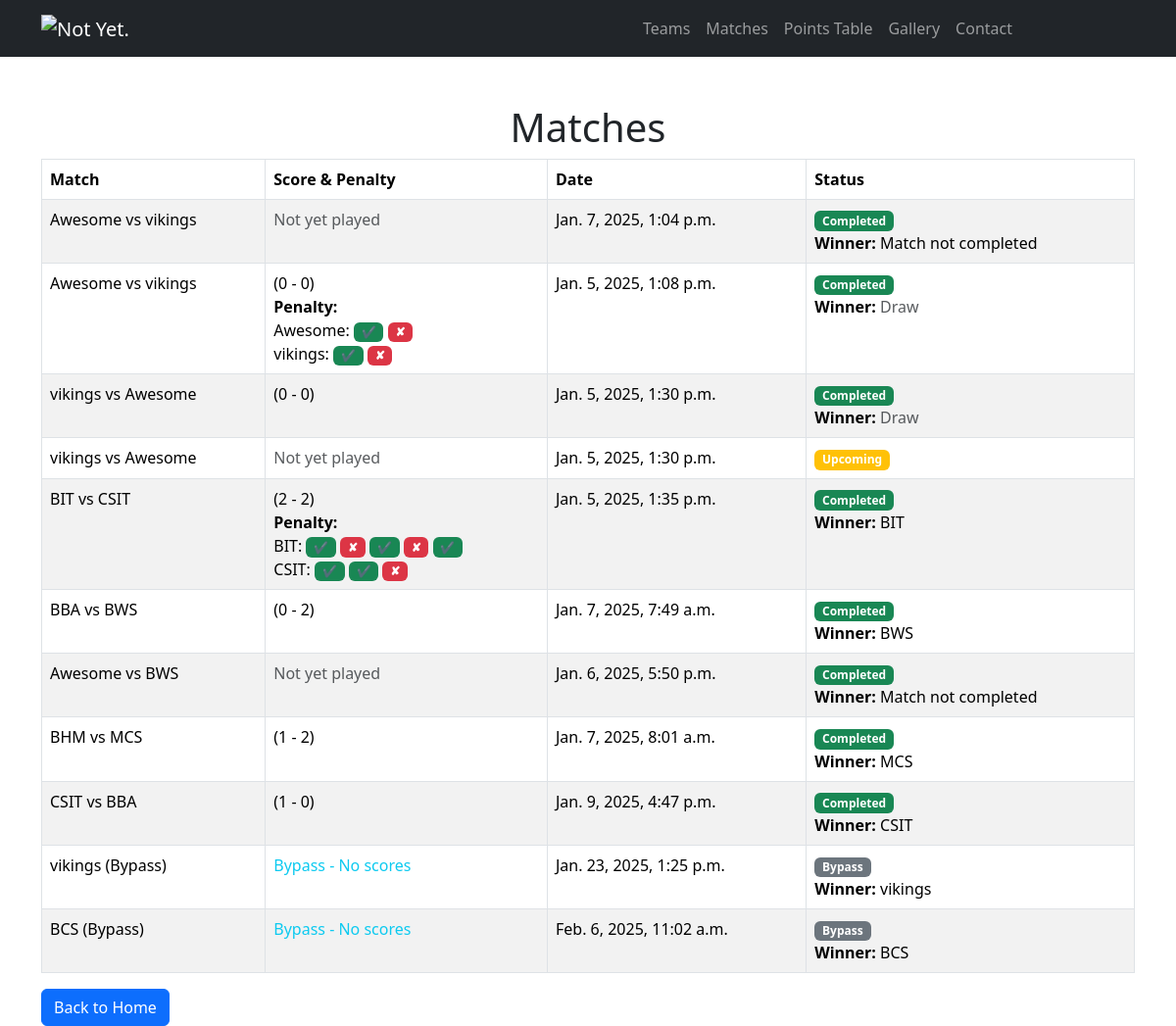
The page /matches/ on the database its author committed.
### tournaments/models.py (models this page shows, shortened)
class Match(models.Model):
    STATUS_CHOICES = [
        ('Upcoming', 'Upcoming'),
        ('Ongoing', 'Ongoing'),
        ('Completed', 'Completed'),
    ]
    ROUND_CHOICES = [
        ('Group Stage', 'Group Stage'),
        ('Quarterfinals', 'Quarterfinals'),
        ('Semifinals', 'Semifinals'),
        ('Final', 'Final'),
    ]
    team1 = models.ForeignKey(Team, on_delete=models.CASCADE, related_name='home_matches')
    team2 = models.ForeignKey(Team, on_delete=models.CASCADE, related_name='away_matches', null=True, blank=True)
    date = models.DateTimeField()
    score_team1 = models.IntegerField(default=0)
    score_team2 = models.IntegerField(default=0)
    is_completed = models.BooleanField(default=False)
    is_penalty = models.BooleanField(default=False)
    penalty_team1 = models.CharField(max_length=100, blank=True, null=True)
    penalty_team2 = models.CharField(max_length=100, blank=True, null=True)
    is_bypass = models.BooleanField(default=False)
    bypass_winner = models.ForeignKey(Team, on_delete=models.CASCADE, null=True, blank=True, related_name='bypass_winner')
    round = models.CharField(max_length=20, choices=ROUND_CHOICES, default='Group Stage')
    status = models.CharField(max_length=10, choices=STATUS_CHOICES, default='Upcoming')
    def get_winner(self):
        if self.is_bypass:
            return self.bypass_winner.name if self.bypass_winner else "Bypass Winner Not Set"
        if not self.is_completed:
            return "Match not completed"
        def parse_penalty_scores(penalty_data):
            if not penalty_data:
                return []
            try:
                return [int(score.strip()) for score in penalty_data.strip("[]").split(',')]
            except ValueError:
                raise ValidationError(f"Invalid penalty data: {penalty_data}")
        penalty_team1_scores = parse_penalty_scores(self.penalty_team1)
        penalty_team2_scores = parse_penalty_scores(self.penalty_team2)
        team1_penalty_goals = sum(penalty_team1_scores)
        team2_penalty_goals = sum(penalty_team2_scores)
        total_team1_score = self.score_team1 + team1_penalty_goals
        total_team2_score = self.score_team2 + team2_penalty_goals
        if total_team1_score > total_team2_score:
            return self.team1.name
        elif total_team1_score < total_team2_score:
            return self.team2.name
        else:
            return "Draw"

class Team(models.Model):
    name = models.CharField(max_length=100)
    captain_name = models.CharField(max_length=100)
    captain_phone_number = models.CharField(max_length=15)
    points = models.IntegerField(default=0)
    team_slug = AutoSlugField(populate_from= 'name', unique= True, null= True, default=None)
    def __str__(self):
        return self.name

### tournaments/views.py (the view)
# urls.py: path('matches/', views.matches),
def matches(request):
    matches = Match.objects.all()
    for match in matches:
        if match.is_bypass:
            match.winner = match.get_winner()
        else:
            match.penalty_team1_list = (
                [penalty.strip() for penalty in match.penalty_team1.strip("[]").split(',')]
                if match.penalty_team1
                else []
            )
            match.penalty_team2_list = (
                [penalty.strip() for penalty in match.penalty_team2.strip("[]").split(',')]
                if match.penalty_team2
                else []
            )
            match.winner = match.get_winner()
    return render(request, 'matches.html', {'matches': matches})

### tournaments/templates/matches.html
{% extends 'base.html' %}
{% block content %}
<div class="container mt-5">
    <h1 class="text-center">Matches</h1>
    <table class="table table-striped table-bordered">
        <thead class="thead-dark">
            <tr>
                <th>Match</th>
                <th>Score & Penalty</th>
                <th>Date</th>
                <th>Status</th>
            </tr>
        </thead>
        <tbody>
            {% for match in matches %}
            <tr>
                <td>
                    {% if match.is_bypass %}
                        {{ match.bypass_winner.name }} (Bypass)
                    {% else %}
                        {{ match.team1 }} vs {{ match.team2 }}
                    {% endif %}
                </td>
                <td>
                    {% if match.is_bypass %}
                        <span class="text-info">Bypass - No scores</span>
                    {% elif match.is_completed %}
                        ({{ match.score_team1 }} - {{ match.score_team2 }})
                        {% if match.is_penalty %}
                        <div>
                            <strong>Penalty:</strong>
                            <br>
                            <span>{{ match.team1 }}:</span>
                            {% for penalty in match.penalty_team1_list %}
                                {% if penalty == '1' %}
                                <span class="badge bg-success">✔</span>
                                {% else %}
                                <span class="badge bg-danger">✘</span>
                                {% endif %}
                            {% endfor %}
                            <br>
                            <span>{{ match.team2 }}:</span>
                            {% for penalty in match.penalty_team2_list %}
                                {% if penalty == '1' %}
                                <span class="badge bg-success">✔</span>
                                {% else %}
                                <span class="badge bg-danger">✘</span>
                                {% endif %}
                            {% endfor %}
                        </div>
                        {% endif %}
                    {% else %}
                        <span class="text-muted">Not yet played</span>
                    {% endif %}
                </td>
                <td>{{ match.date }}</td>
                <td>
                    {% if match.is_bypass %}
                        <span class="badge bg-secondary">Bypass</span>
                        <br>
                        <strong>Winner:</strong>
                         {{ match.bypass_winner.name }}
                    {% elif match.status == "Completed" %}
                        <span class="badge bg-success">{{ match.status }}</span>
                        <br>
                        <strong>Winner:</strong>
                        {% if match.winner == "Draw" %}
                            <span class="text-muted">Draw</span>
                        {% else %}
                            {{ match.winner }}
                        {% endif %}
                    {% elif match.status == "Ongoing" %}
                        <span class="badge bg-primary">{{ match.status }}</span>
                    {% else %}
                        <span class="badge bg-warning">{{ match.status }}</span>
                    {% endif %}
                </td>
            </tr>
            {% endfor %}
        </tbody>
    </table>
    <a class="btn btn-primary" href="/">Back to Home</a>
</div>
{% endblock %}

### rows shown on the page
Match: team1 "Awesome", team2 "vikings", is_bypass "Not yet played", date "Jan. 7, 2025, 1:04 p.m.", status "Completed", winner "Match not completed"
Match: team1 "Awesome", team2 "vikings", score_team1 "0", score_team2 "0", is_bypass False (drawn), date "Jan. 5, 2025, 1:08 p.m.", status "Completed", shows "Draw"
Match: team1 "vikings", team2 "Awesome", score_team1 "0", score_team2 "0", date "Jan. 5, 2025, 1:30 p.m.", status "Completed", shows "Draw"
Match: team1 "vikings", team2 "Awesome", is_bypass "Not yet played", date "Jan. 5, 2025, 1:30 p.m.", status "Upcoming"
Match: team1 "BIT", team2 "CSIT", score_team1 "2", score_team2 "2", is_bypass False (drawn), date "Jan. 5, 2025, 1:35 p.m.", status "Completed", winner "BIT"
Match: team1 "BBA", team2 "BWS", score_team1 "0", score_team2 "2", date "Jan. 7, 2025, 7:49 a.m.", status "Completed", winner "BWS"
Match: team1 "Awesome", team2 "BWS", is_bypass "Not yet played", date "Jan. 6, 2025, 5:50 p.m.", status "Completed", winner "Match not completed"
Match: team1 "BHM", team2 "MCS", score_team1 "1", score_team2 "2", date "Jan. 7, 2025, 8:01 a.m.", status "Completed", winner "MCS"
Match: team1 "CSIT", team2 "BBA", score_team1 "1", score_team2 "0", date "Jan. 9, 2025, 4:47 p.m.", status "Completed", winner "CSIT"
Match: bypass_winner.name "vikings", is_bypass "Bypass - No scores", date "Jan. 23, 2025, 1:25 p.m."
Match: bypass_winner.name "BCS", is_bypass "Bypass - No scores", date "Feb. 6, 2025, 11:02 a.m."
